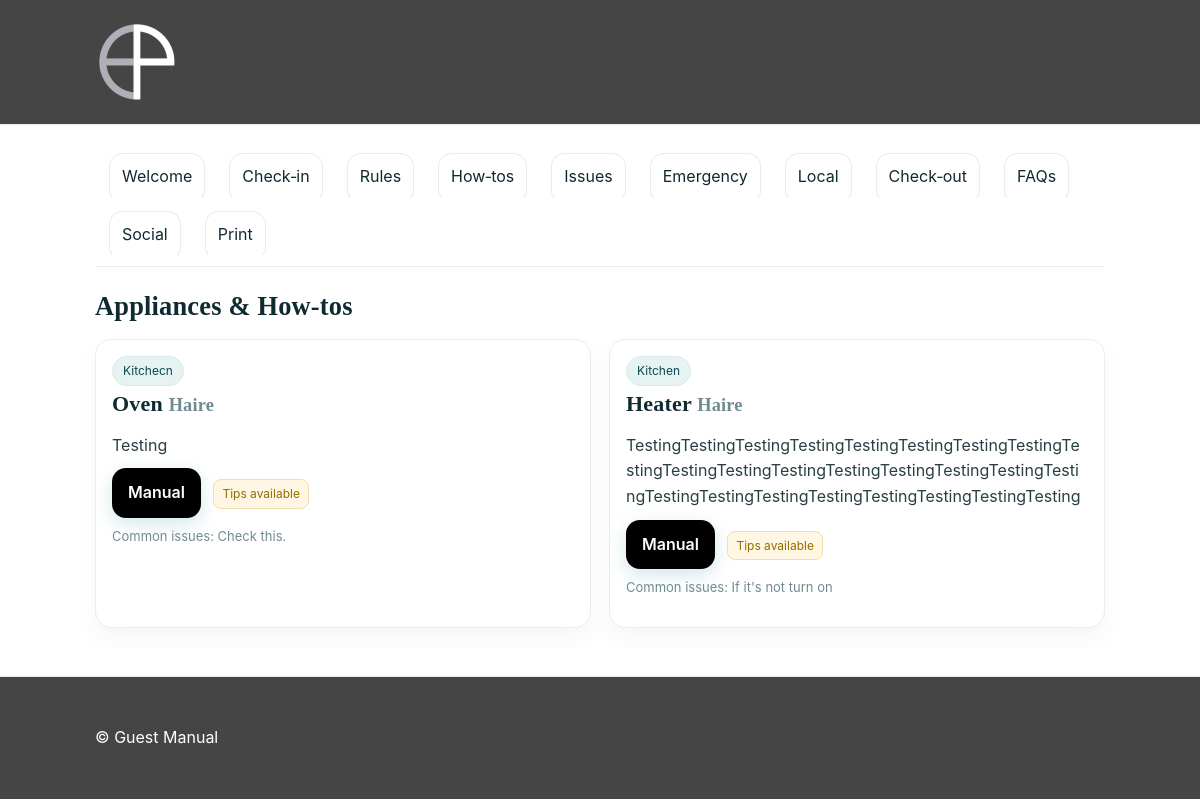
Screenshot of /p/kensington-suite-a/how-to with the database file from the repository.
### models.py (models this page shows)
class HowTo(db.Model):
    id = db.Column(db.Integer, primary_key=True)
    area = db.Column(db.String(120))
    appliance = db.Column(db.String(120))
    brand_model = db.Column(db.String(120))
    how = db.Column(db.Text)
    manual_url = db.Column(db.String(500))
    issues = db.Column(db.Text)
    prop_id = db.Column(db.Integer, db.ForeignKey("property.id"))

### app.py (the view)
    @app.route("/p/<slug>/<section>")
    def property_section(slug, section):
        prop = Property.query.filter_by(slug=slug).first_or_404()
        sections = ["welcome","check-in","rules","how-to","issues","emergency","local","checkout","faqs","social","print"]
        if section not in sections:
            abort(404)
        tpl = f"property/{section}.html"
        log_view(prop, section)
        return render_template(tpl, p=prop)

### templates/property/how-to.html
{% extends "base.html" %}
{% block content %}{% include "partials/property_nav.html" %}
<h2>Appliances & How-tos</h2>
<div class="howto-grid">
{% for h in p.howtos %}
  <div class="card howto">
    <div class="pill">{{ h.area or 'General' }}</div>
    <h3>{{ h.appliance }} <small class="muted">{{ h.brand_model }}</small></h3>
    <p class="desc">{{ h.how }}</p>
    <div>
      <a class="btn" href="{{ url_for('property_howto_detail', slug=p.slug, id=h.id) }}">Manual</a>
      {% if h.issues %}<span class="badge" style="margin-left:8px">Tips available</span>{% endif %}
    </div>
    {% if h.issues %}<p class="muted small" style="margin-top:8px">Common issues: {{ h.issues }}</p>{% endif %}
  </div>
{% else %}<p class="muted">No items yet.</p>{% endfor %}
</div>
{% endblock %}

### templates/base.html (shortened to what this page needs)
<!doctype html>
<html lang="en">
<head>
  <link rel="stylesheet" href="{{ url_for('static', filename='css/style.css') }}">
</head>
<body>
  <header class="site-header">
    <div class="container header-inner">
      <a href="{{ url_for('index') }}" class="brand brand-logo">
        <img src="{{ url_for('static', filename='img/emp-logo-fallback.png') }}" alt="Empires Property" height="32">
      </a>
    </div>
  </header>
  <main class="container">
    {% block content %}{% endblock %}
  </main>
  <footer class="site-footer">
    <div class="container">© {{ config.APP_NAME }}</div>
  </footer>
</body>
</html>

### templates/partials/property_nav.html
<nav class="prop-nav">
  <a href="{{ url_for('property_home', slug=p.slug) }}">Welcome</a>
  <a href="{{ url_for('property_section', slug=p.slug, section='check-in') }}">Check‑in</a>
  <a href="{{ url_for('property_section', slug=p.slug, section='rules') }}">Rules</a>
  <a href="{{ url_for('property_section', slug=p.slug, section='how-to') }}">How‑tos</a>
  <a href="{{ url_for('property_section', slug=p.slug, section='issues') }}">Issues</a>
  <a href="{{ url_for('property_section', slug=p.slug, section='emergency') }}">Emergency</a>
  <a href="{{ url_for('property_section', slug=p.slug, section='local') }}">Local</a>
  <a href="{{ url_for('property_section', slug=p.slug, section='checkout') }}">Check‑out</a>
  <a href="{{ url_for('property_section', slug=p.slug, section='faqs') }}">FAQs</a>
  <a href="{{ url_for('property_section', slug=p.slug, section='social') }}">Social</a>
  <a href="{{ url_for('property_section', slug=p.slug, section='print') }}">Print</a>
</nav>

### static/css/style.css (style rules this page uses)
:root { --primary:#000000; --ink:#102a31; --text:#2a3f44; --muted:#6f8b90; --paper:#ffffff; --canvas:#ffffff; --line:#e6efee; --accent:#e7f3f2 }
* { box-sizing:border-box }
html,body { margin:0;padding:0;max-width:100%;overflow-x:hidden }
body { font-family:"Inter",system-ui,-apple-system,Segoe UI,Roboto,Arial,sans-serif; color:var(--text);background:var(--canvas);line-height:1.6;font-size:16px }
h1,h2,h3 { color:var(--ink);letter-spacing:.2px;margin:0 0 12px;font-weight:700; font-family:ui-serif,Georgia,"Times New Roman",serif }
h2 { font-size:clamp(22px,2.2vw,28px) }
h3 { font-size:clamp(18px,2vw,22px) }
.muted { color:var(--muted) }
.container { max-width:1050px;margin:0 auto;padding:20px;overflow:hidden }
.container > * { max-width:100% }
.site-header { background:linear-gradient(180deg,#454545 0%,#454545 100%); border-bottom:1px solid var(--line) }
.header-inner { display:flex;align-items:center;justify-content:space-between;gap:16px }
.brand { font-family:ui-serif,Georgia,"Times New Roman",serif;font-weight:800; letter-spacing:.4px;text-decoration:none;color:var(--ink);font-size:20px }
nav a { margin-left:14px;color:var(--ink);text-decoration:none;padding:8px 10px;border-radius:10px;border:1px solid transparent }
.site-footer { padding:28px 20px;border-top:1px solid var(--line);color:#fff;background:#454545;margin-top:28px }
.btn { display:inline-block;padding:12px 16px;border-radius:14px;background:var(--primary);color:#fff;text-decoration:none;border:none;cursor:pointer;font-weight:600;box-shadow:0 6px 18px rgba(14,124,134,.18) }
.card { background:var(--paper);border:1px solid var(--line);border-radius:16px;padding:16px;text-decoration:none;color:inherit;box-shadow:0 10px 24px rgba(0,0,0,.04);max-width:100% }
.pill { display:inline-block;padding:4px 10px;border-radius:999px;background:var(--accent);color:#064a50;font-size:12px;border:1px solid #d5ecea }
.badge { display:inline-block;padding:4px 8px;border-radius:8px;background:#fff6e3;color:#936d00;border:1px solid #f2dea9;font-size:12px }
.prop-nav { display:flex;gap:10px;flex-wrap:wrap;margin:8px 0 18px;border-bottom:1px solid var(--line);padding-bottom:8px }
.prop-nav a { text-decoration:none;color:var(--ink);padding:10px 12px;border:1px solid var(--line);border-bottom-color:transparent;border-top-left-radius:14px;border-top-right-radius:14px;background:#fff;display:inline-block;scroll-snap-align:start }
.brand-logo { display:flex;align-items:center;text-decoration:none }
.howto-grid { display:grid;gap:18px;grid-template-columns:repeat(auto-fit,minmax(280px,1fr));max-width:100% }
.card.howto { word-wrap:break-word;overflow-wrap:break-word }
.card.howto .desc { margin:8px 0 10px }
.small { font-size:13px }
.prose, .prose * , .wrap, .wrap * , .card p, .card .desc, .answer { overflow-wrap:anywhere; word-break:break-word; hyphens:auto; }
img,video,canvas,svg,iframe { max-width:100%;height:auto;display:block }

### rows the page displays
HowTo: area "Kitchecn", appliance "Oven", brand_model "Haire", how "Testing", shows "Tips available", issues "Check this."
HowTo: area "Kitchen", appliance "Heater", brand_model "Haire", how "TestingTestingTestingTestingTestingTestingTestingTestingTestingTestingTestingTestingTestingTestingTestingTestingTestingTestingTestingTestingTestingTestingTestingTestingTesting", shows "Tips available", issues "If it's not turn on"

### other values shown
{{ config.APP_NAME }} "Guest Manual"
